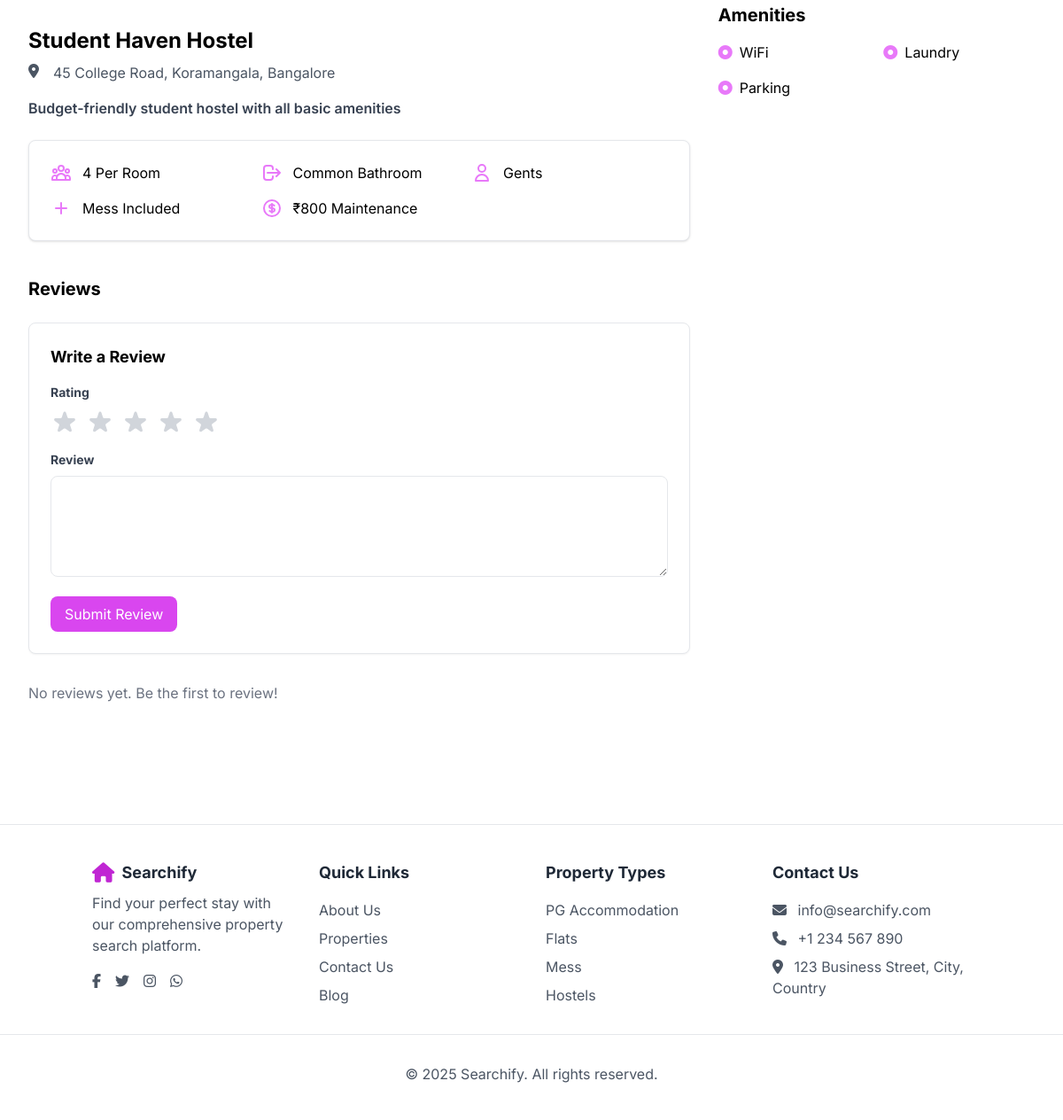
Before: /property/10/detail/ (signed in, lower part) with the older database file.
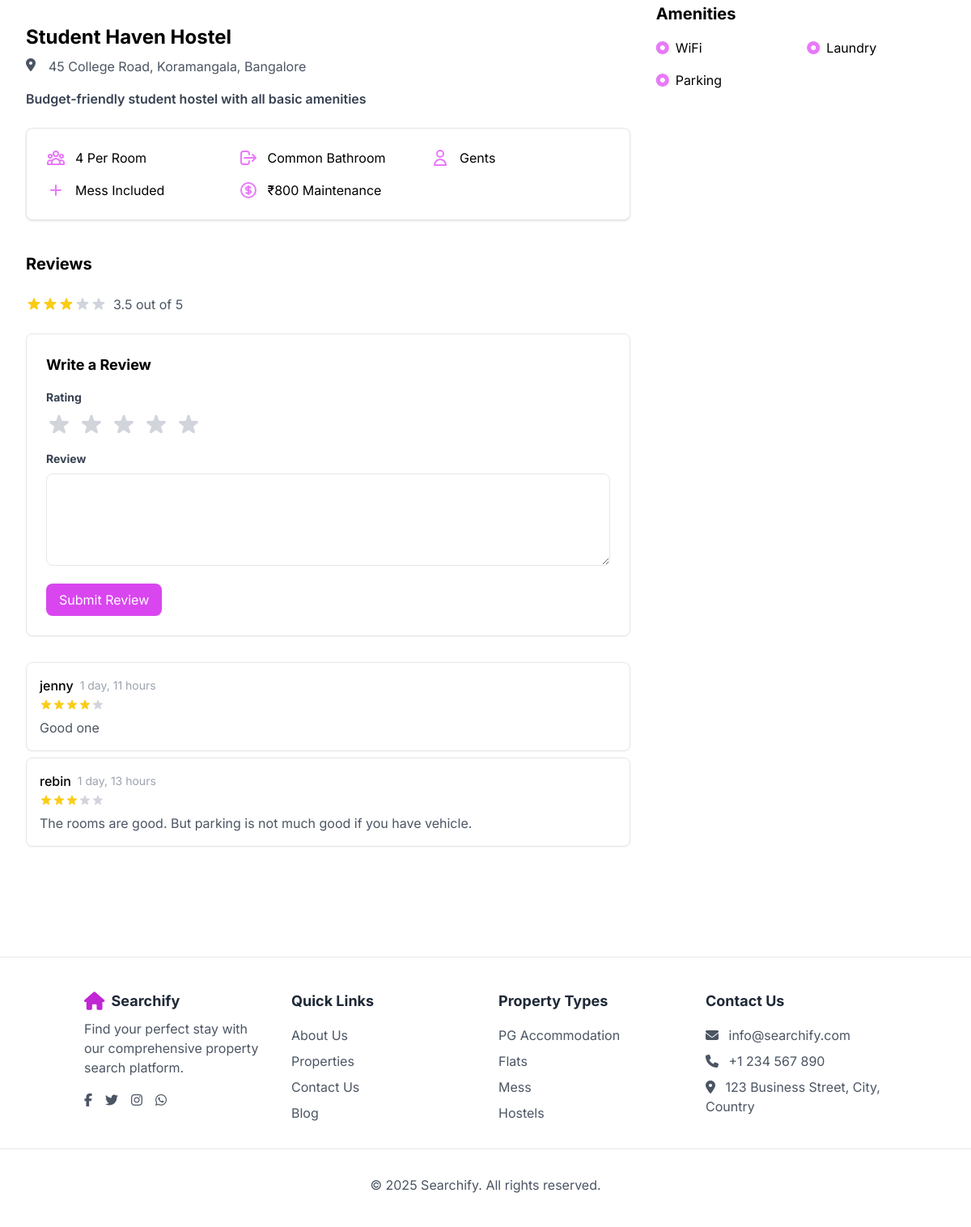
After: the same page with the newer database file.
### properties/models.py (models this page shows, shortened)
class Amenity(models.Model):
    name = models.CharField(max_length=100, unique=True)
    class Meta:
        verbose_name_plural = "amenities"

class Review(models.Model):
    REVIEW_TYPES = [
        ('PROPERTY', 'Property Review'),
        ('MESS', 'Mess Review')
    ]
    user = models.ForeignKey(User, on_delete=models.CASCADE, related_name='reviews')
    property = models.ForeignKey('Property', on_delete=models.CASCADE, related_name='reviews', null=True, blank=True)
    mess = models.ForeignKey('Mess', on_delete=models.CASCADE, related_name='reviews', null=True, blank=True)
    rating = models.IntegerField(validators=[MinValueValidator(1), MaxValueValidator(5)])
    description = models.TextField()
    review_type = models.CharField(max_length=10, choices=REVIEW_TYPES)
    created_at = models.DateTimeField(auto_now_add=True)
    updated_at = models.DateTimeField(auto_now=True)
    class Meta:
        verbose_name = 'Review'
        verbose_name_plural = 'Reviews'
        unique_together = [
            ('user', 'property'),
            ('user', 'mess')
        ]

### customer/models.py (models this page shows, shortened)
class User(AbstractUser):
    phone = models.CharField(max_length=13)

### properties/views.py (the view)
# urls.py: path('property/<int:pk>/detail/', views.PropertyDetailView.as_view(), name='property-detail'),
class PropertyDetailView(View):
    template_name = 'property_detail.html'
    reviews_per_page = 3
    def get(self, request, *args, **kwargs):
        id = kwargs.get('pk')
        property = Property.objects.get(id=id)
        initial_reviews = property.reviews.all().order_by('-created_at')[:self.reviews_per_page]
        total_reviews = property.reviews.count()
        avg_rating = property.reviews.aggregate(Avg('rating'))['rating__avg']
        user_review = None
        can_review = False
        if request.user.is_authenticated:
            user_review = property.reviews.filter(user=request.user).first()
            can_review = user_review is None
        context = {
            'property': property,
            'reviews': initial_reviews,
            'avg_rating': avg_rating,
            'user_review': user_review,
            'can_review': can_review,
            'total_reviews': total_reviews,
            'has_more_reviews': total_reviews > self.reviews_per_page
        }
        return render(request, self.template_name, context)

### properties/templates/property_detail.html (shortened to what the changed rows need)
{% extends 'base.html' %}
{% block main_block %}
<div class="max-w-7xl mx-auto px-4 sm:px-6 lg:px-8 py-10">
    <div class="grid grid-cols-1 lg:grid-cols-3 gap-8">
        <div class="lg:col-span-2">
            <div class="mt-8">
              <h1 class="text-2xl font-bold mb-2">{{property.title}}</h1>
            </div>
            <div class="mt-10">
                <h2 class="text-xl font-bold mb-6">Reviews</h2>
                {% if avg_rating %}
                <div class="flex items-center mb-6">
                    <div class="flex">
                        {% for i in "12345"|make_list %}
                        <svg class="w-5 h-5 {% if forloop.counter|add:'0' <= avg_rating %}text-yellow-400{% else %}text-gray-300{% endif %}"
                                fill="currentColor" viewBox="0 0 20 20">
                            <path d="M9.049 2.927c.3-.921 1.603-.921 1.902 0l1.07 3.292a1 1 0 00.95.69h3.462c.969 0 1.371 1.24.588 1.81l-2.8 2.034a1 1 0 00-.364 1.118l1.07 3.292c.3.921-.755 1.688-1.54 1.118l-2.8-2.034a1 1 0 00-1.175 0l-2.8 2.034c-.784.57-1.838-.197-1.539-1.118l1.07-3.292a1 1 0 00-.364-1.118L2.98 8.72c-.783-.57-.38-1.81.588-1.81h3.461a1 1 0 00.951-.69l1.07-3.292z"/>
                        </svg>
                        {% endfor %}
                    </div>
                    <span class="ml-2 text-gray-600">{{ avg_rating|floatformat:1 }} out of 5</span>
                </div>
                {% endif %}
                {% if user.is_authenticated and can_review %}
                <div class="bg-white rounded-lg shadow-sm border p-6 mb-8">
                    <h3 class="font-bold text-lg mb-4">Write a Review</h3>
                    <form method="post" action="{% url 'add-property-review' property.id %}">
                        <div class="mb-4">
                            <div class="flex flex-row-reverse justify-end space-x-2 space-x-reverse star-rating">
                                {% for i in "54321"|make_list %}
                                <label class="cursor-pointer">
                                </label>
                                {% endfor %}
                            </div>
                        </div>
                    </form>
                </div>
                {% endif %}
                {% if reviews %}
                <div class="space-y-2" id="reviews-container">
                    {% for review in reviews %}
                    <div class="bg-white rounded-lg shadow-sm border p-4">
                        <div class="flex justify-between items-start">
                            <div>
                                <div class="flex items-center">
                                    <span class="font-medium">{{ review.user.username }}</span>
                                    <span class="text-gray-400 text-sm ml-2">{{ review.created_at|timesince }}</span>
                                </div>
                                <div class="flex mt-1">
                                    {% for i in "12345"|make_list %}
                                    <svg class="w-4 h-4 {% if forloop.counter <= review.rating %}text-yellow-400{% else %}text-gray-300{% endif %}"
                                            fill="currentColor" viewBox="0 0 20 20">
                                        <path d="M9.049 2.927c.3-.921 1.603-.921 1.902 0l1.07 3.292a1 1 0 00.95.69h3.462c.969 0 1.371 1.24.588 1.81l-2.8 2.034a1 1 0 00-.364 1.118l1.07 3.292c.3.921-.755 1.688-1.54 1.118l-2.8-2.034a1 1 0 00-1.175 0l-2.8 2.034c-.784.57-1.838-.197-1.539-1.118l1.07-3.292a1 1 0 00-.364-1.118L2.98 8.72c-.783-.57-.38-1.81.588-1.81h3.461a1 1 0 00.951-.69l1.07-3.292z"/>
                                    </svg>
                                    {% endfor %}
                                </div>
                            </div>
                        </div>
                        <p class="text-gray-600 mt-2">{{ review.description }}</p>
                    </div>
                    {% endfor %}
                </div>
                {% else %}
                <p class="text-gray-500">No reviews yet. Be the first to review!</p>
                {% endif %}
            </div>
        </div>
        <div class="lg:col-span-1">
            <h2 class="text-xl font-bold mb-4 mt-10">Amenities</h2>
            <div class="grid grid-cols-2 md:grid-cols-3 lg:grid-cols-2 gap-4">
                {% for amenity in property.amenities.all %}
                <div class="flex items-center space-x-2">
                    <i class="fas fa-dot-circle text-fuchsia-400"></i>
                    <span>{{ amenity.name }}</span>
                </div>
                {% endfor %}
            </div>
        </div>
    </div>
</div>
{% endblock %}

Changed rows visible on the page:
added Review: user.username "jenny", created_at "1 day, 11 hours", rating 4 (drawn), description "Good one"
added Review: user.username "rebin", created_at "1 day, 13 hours", rating 3 (drawn), description "The rooms are good. But parking is not much good if you have vehicle."
Other visible differences:
{{ avg_rating|floatformat:1 }}: (not shown) → "3.5"
text no longer shown: "No reviews yet. Be the first to review!"
text now shown: "out of 5"
